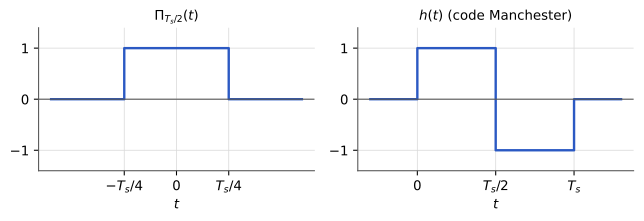

Source code (Python):
"""Figure F7 — Porte Pi_{Ts/2}(t) et filtre de mise en forme h(t) du code Manchester (TS227, chapitre 2).
D'après les notes de cours [notes, f. 1 v°], redessinée. L'amplitude (±1) n'est pas donnée par les notes :
elle est choisie (complément)."""
import matplotlib
matplotlib.use("svg")
import matplotlib.pyplot as plt
import matplotlib.ticker as mticker
import numpy as np
from pathlib import Path

# --- Style commun des figures Bristol (recopié dans chaque script) ---
plt.rcParams.update({
    "font.family": "DejaVu Sans", "mathtext.fontset": "dejavusans", "font.size": 10,
    "axes.grid": True, "grid.color": "#DADADA", "grid.linewidth": 0.6,
    "axes.edgecolor": "#555555", "axes.linewidth": 0.8,
    "axes.spines.top": False, "axes.spines.right": False,
    "lines.linewidth": 1.8, "legend.frameon": False,
    "svg.hashsalt": "bristol",  # rendu SVG reproductible
})
BLEU, VERT, MAGENTA, ORANGE = "#2B59C3", "#1B9E77", "#A23B72", "#E08A1E"
GRIS = "#7E889B"   # éléments ajoutés par rapport à la source (conventions.md § 9)
ENCRE = "#222222"

def virgule(ax, axes="xy"):
    """Virgule décimale et vrai signe moins sur les graduations."""
    f = mticker.FuncFormatter(lambda x, _: f"{x:g}".replace(".", ",").replace("-", "−"))
    if "x" in axes: ax.xaxis.set_major_formatter(f)
    if "y" in axes: ax.yaxis.set_major_formatter(f)

def sauver(fig):
    fig.savefig(Path(__file__).with_suffix(".svg"), bbox_inches="tight", metadata={"Date": None})
# --- Fin du style commun ---

fig, axs = plt.subplots(1, 2, figsize=(6.8, 2.4))
# (a) porte de largeur Ts/2 centrée en 0
t = [-0.6, -0.25, -0.25, 0.25, 0.25, 0.6]
axs[0].plot(t, [0, 0, 1, 1, 0, 0], color=BLEU)
axs[0].set_title(r"$\Pi_{T_s/2}(t)$", fontsize=10)
axs[0].set_xticks([-0.25, 0, 0.25]); axs[0].set_xticklabels([r"$-T_s/4$", "$0$", r"$T_s/4$"])
# (b) h(t) du code Manchester
t = [-0.3, 0, 0, 0.5, 0.5, 1, 1, 1.3]
axs[1].plot(t, [0, 0, 1, 1, -1, -1, 0, 0], color=BLEU)
axs[1].set_title("$h(t)$ (code Manchester)", fontsize=10)
axs[1].set_xticks([0, 0.5, 1]); axs[1].set_xticklabels(["$0$", r"$T_s/2$", "$T_s$"])
for ax in axs:
    ax.axhline(0, color="#555555", lw=0.8)
    ax.set_ylim(-1.4, 1.4); ax.set_yticks([-1, 0, 1]); virgule(ax, "y")
    ax.set_xlabel("$t$")
fig.tight_layout()
sauver(fig)
